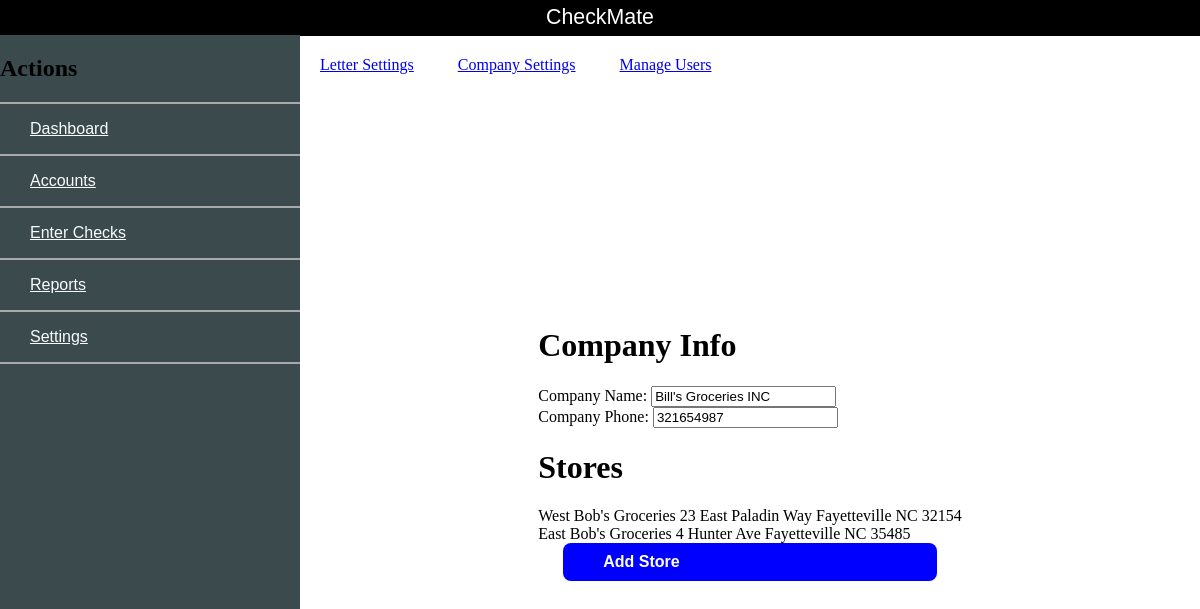
Page /settings-company.php (signed in) on the committed database.
### tables this page shows
CREATE TABLE `company` (
  `company_ID` int(11) NOT NULL,
  `company_name` varchar(45) NOT NULL,
  `company_contact` varchar(45) NOT NULL,
  `company_letter_interval` varchar(45) NOT NULL
);

CREATE TABLE `store` (
  `store_ID` int(11) NOT NULL,
  `store_name` varchar(45) NOT NULL,
  `store_street` varchar(45) NOT NULL,
  `store_city` varchar(45) NOT NULL,
  `store_state` varchar(45) NOT NULL,
  `store_zip` varchar(45) NOT NULL,
  `Company_company_ID` int(11) NOT NULL
);

### inc/classes/db.php (called while the page is built, shortened)
<?php
class Database {
  private $connection;
  public function __construct($host, $user, $password, $db_name) {
    $this->connection = new mysqli($host, $user, $password, $db_name);
  }
  public function Select_Stores($company) {
    $sql = "SELECT * FROM `store` WHERE Company_company_ID = " . $company->get_id();
    $results = $this->connection->query($sql);
    $ret = array();
    if($results->num_rows > 0) {
      while($row = $results->fetch_assoc()) {
        array_push($ret, new Store($row['store_ID'], $row['store_name'], $row['store_street'], $row['store_city'], $row['store_state'], $row['store_zip'], $company));
      }
    }
    return $ret;
  }
  public function Select_Store($id) {
    $sql = "SELECT * FROM `store` WHERE store_ID = " . $id;
    $results= $this->connection->query($sql);
    if($results->num_rows == 1) {
      $row = $results->fetch_assoc();
      return new Store($row['store_ID'], $row['store_name'], $row['store_street'], $row['store_city'], $row['store_state'], $row['store_zip'], $this->Select_Company($row['Company_company_ID']));
    }
    return null;
  }
  public function Select_Company($id) {
    $sql = "SELECT * FROM `company` WHERE company_ID = " . $id;
    $results = $this->connection->query($sql);
    if($results->num_rows >= 1) {
      while($row = $results->fetch_assoc()) {
        return new Company($row['company_ID'], $row['company_name'], $row['company_contact'], $row['company_letter_interval']);
      }
    }
    return null;
  }
  public function Select_User($id) {
    $sql = "SELECT * FROM `user` WHERE user_ID = " . $id;
    $results= $this->connection->query($sql);
    if($results->num_rows == 1) {
      $row = $results->fetch_assoc();
      return new User($row['user_ID'], $row['user_email'], $row['user_password'], $row['user_role_name'], $this->Select_Store($row['Store_store_ID']));
    }
    return null;
  }
};
?>

### inc/classes/user.php (called while the page is built, shortened)
<?php
class User {
  private $store;
  public function __construct($_id, $_email, $_password, $_role, $_store) {
    $this->store = $_store;
  }
  public function get_store() { return $this->store; }
};
?>

### inc/classes/store.php (called while the page is built, shortened)
<?php
class Store {
  private $name;
  private $street;
  private $city;
  private $state;
  private $zip;
  private $company;
  public function __construct($_id, $_name, $_street, $_city, $_state, $_zip, $_company) {
    $this->name = $_name;
    $this->street = $_street;
    $this->city = $_city;
    $this->state = $_state;
    $this->zip = $_zip;
    $this->company = $_company;
  }
  public function get_name() { return $this->name; }
  public function get_street() { return $this->street; }
  public function get_city() { return $this->city; }
  public function get_state() { return $this->state; }
  public function get_zip() { return $this->zip; }
  public function get_company() { return $this->company; }
}

### inc/classes/company.php (called while the page is built, shortened)
<?php
class Company {
  private $id;
  private $name;
  private $contact;
  public function __construct($_id, $_name, $_contact, $_letter_interval) {
    $this->id = $_id;
    $this->name = $_name;
    $this->contact = $_contact;
  }
  public function get_id() { return $this->id; }
  public function get_name() { return $this->name; }
  public function get_contact() { return $this->contact; }
};

### inc/app.php (the view, shortened to what this page needs)
<?php
  class App {
    public $db;
    public function __construct() {
      $this->db = new Database(MYSQL_HOST, MYSQL_USER, MYSQL_PASS, MYSQL_DB_NAME);
    }
      foreach($accounts as $account): ?>
      <?php endforeach;
    public function Get_Store_HTML($company) {
      $storeList = $this->db->Select_Stores($company);
      foreach($storeList as $store): ?>
        <div class="store">
          <span class"store-name"><?php echo $store->get_name(); ?></span>
          <span class"store-street"><?php echo $store->get_street(); ?></span>
          <span class"store-city"><?php echo $store->get_city(); ?></span>
          <span class"store-state"><?php echo $store->get_state(); ?></span>
          <span class"store-zip"><?php echo $store->get_zip(); ?></span>
        </div>
        <?php
      endforeach;
    }
  };
  $app = new App();
?>

### page-parts/header.php (shortened to what this page needs)
<html>
  <head>
    <link type="text/css" rel="stylesheet" href="css/style.css" />
  </head>
  <body>
    <header class="header">
      <div class="header-title">CheckMate</div>
    </header>

### page-parts/sidebar.php (shortened to what this page needs)
<div class="sidebar">
  <div class="sidebar-header">
    <h2 class="sidebar-header-title">Actions</h2>
  </div>
  <div class="sidebar-nav">
    <a href="index.php" class="sidebar-nav-item selected"><p>Dashboard</p></a>
    <a href="accounts.php" class="sidebar-nav-item"><p>Accounts</p></a>
    <a href="enter-checks.php" class="sidebar-nav-item"><p>Enter Checks</p></a>
    <a href="reports.php" class="sidebar-nav-item"><p>Reports</p></a>
    <a href="#" class="sidebar-nav-item" onclick="toggleSubMenu('settings-links')"><p>Settings</p></a>
  </div>
</div>
<div class="wrapper">

### page-parts/settings-header.php
<div class="settings">
  <div class="settings-tab">
    <a href="settings-letters.php">Letter Settings</a>
  </div>
  <div class="settings-tab">
    <a href="settings-company.php">Company Settings</a>
  </div>
  <div class="settings-tab">
    <a href="settings-users.php">Manage Users</a>
  </div>
</div>

### settings-company.php (shortened to what this page needs)
<?php
include 'inc/app.php';
include 'page-parts/header.php';
include 'page-parts/sidebar.php';
include 'page-parts/settings-header.php';
$user = $app->db->Select_User($_SESSION['user_id']);
$company = $user->get_store()->get_company();
 ?>
<div class="company">
  <div class="company-info">
    <form>
      <h1>Company Info</h1>
      <label>Company Name:</label>
      <input type="text" id="company-name" value="<?php echo $company->get_name(); ?>" /><br>
      <label>Company Phone:</label>
      <input type="phone" id="company-phone" value="<?php echo $company->get_contact(); ?>" /><br>
    </form>
  </div>
  <div class="company-stores">
    <h1>Stores</h1>
    <div id="store-list">
      <?php
      $app->Get_Store_HTML($company);
      ?>
    </div>
  </div>
  <div class="company-add-store">
    <div class="button" onclick="showStoreForm()">Add Store</div>
  </div>
</div>
 <?php
include 'page-parts/footer.php';

### page-parts/footer.php
    </div>
  </body>
</html>

### css/style.css (style rules this page uses)
body { margin: 0%; width: 100%; height: 100%; overflow: hidden; }
.button { padding: 10px 40px; background-color: blue; color: white; border-radius: 8px; font-weight: bold; font-family: sans-serif; margin: 0px 25px; cursor: pointer; }
.header { width: 100%; height: 36px; text-align: center; background-color: #000000; color: white; }
.header-title { font-size: 16pt; font-weight: normal; font-family: sans-serif; padding: 5px 0px; }
.sidebar { position: fixed; width: 300px; height: calc(100% - 35px); left: 0px; top: 35px; bottom: 0px; background-color: #3A4A4D; }
.sidebar-header { border-bottom: 2px solid darkgrey; }
.sidebar-nav { display: -webkit-box; display: -webkit-flex; display: -ms-flexbox; display: flex; -webkit-box-orient: vertical; -webkit-box-direction: normal; -webkit-flex-direction: column; -ms-flex-direction: column; flex-direction: column; width: 100%; }
.sidebar-nav-item { cursor: pointer; color: #f9fbfb; border-bottom: 2px solid darkgrey; font-family: sans-serif; }
.sidebar-nav-item p { margin-left: 10%; }
.wrapper { width: calc(100% - 300px); height: calc(100% - 35px); background-color: white; position: absolute; right: 0; display: -webkit-box; display: -webkit-flex; display: -ms-flexbox; display: flex; -webkit-flex-wrap: wrap; -ms-flex-wrap: wrap; flex-wrap: wrap; -webkit-box-pack: center; -webkit-justify-content: center; -ms-flex-pack: center; justify-content: center; }
.settings { width: 100%; height: 50px; }
.settings-tab { display: inline-block; padding: 20px; }

### rows in the picture
company: company_name "Bill's Groceries INC", company_contact "321654987"
store: store_name "West Bob's Groceries", store_street "23 East Paladin Way", store_city "Fayetteville", store_state "NC", store_zip "32154"
store: store_name "East Bob's Groceries", store_street "4 Hunter Ave", store_city "Fayetteville", store_state "NC", store_zip "35485"
